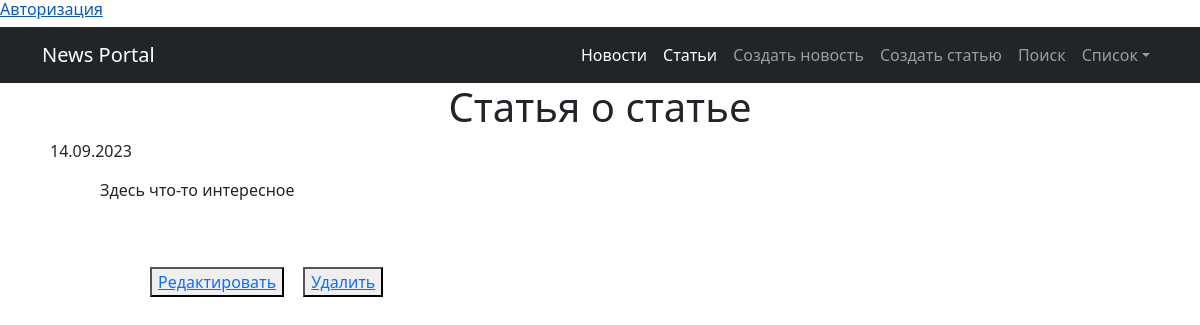
Screenshot of /article/32/ with the database file from the repository.
### news/models.py (models this page shows, shortened)
class Post(models.Model):
    author = models.ForeignKey(Author, on_delete=models.CASCADE)
    news = 'NW'
    article = 'AR'
    CATEGORY_CHOICES = (
        (news, 'Новость'),
        (article, 'Статья'),
    )
    choiceType = models.CharField(max_length=2,
                                  choices=CATEGORY_CHOICES,
                                  default=article)
    timeCreate = models.DateTimeField(auto_now_add=True)
    categoryPost = models.ManyToManyField(Category, through='PostCategory')
    title = models.CharField(max_length=100, unique=True)
    content = models.TextField()
    rating = models.IntegerField(default=0)

### news/views.py (the view)
# urls.py: path('article/<int:pk>/', ArticleDetail.as_view(), name='article_detail'),  # URL-шаблон для полной статьи
class ArticleDetail(DetailView):
    model = Post
    template_name = 'flatpages/article_detail.html'
    context_object_name = 'post'

### news/templatetags/cenzura.py (called while the page is built)
@register.filter()
def censor(value):  # Естественно если делать реальный проект слов будет в разы больше.
    words_to_censor = ['6лядь', '6лять', 'cock', 'cunt',  'fuck', 'xyй',
                       'гавнюк', 'долбоёб', 'лошок', 'пидарас', 'шлюха']
    if not isinstance(value, str):  # Проверка, чтобы фильтр цензурирования применялся только к переменным строкового
        raise ValueError("Значение должно быть строкой")
    for word in words_to_censor:
        value = value.replace(word, '*' * len(word))
    return mark_safe(value)

### templates/flatpages/article_detail.html
{% extends 'flatpages/default.html' %}
{% load cenzura %}
{% block content %}
    <h1 style="text-align: center;">{{ post.title|censor }}</h1>
    <div style="margin-left: 50px;">{{ post.timeCreate|date:"d.m.Y" }}</div>
    <div style="margin: 15px 100px;">{{ post.content|censor }}</div>
<div style="margin: 50px 150px;">
        <button> <a href="{% url 'news:news_edit' post.id %}"> Редактировать </a> </button>
        <button style="margin: 15px;"> <a href="{% url 'news:news_delete' post.id %}"> Удалить </a> </button>
</div>
{% endblock %}

### rows the page displays
Post: title|censor "Статья о статье", timeCreate "14.09.2023", content|censor "Здесь что-то интересное"
